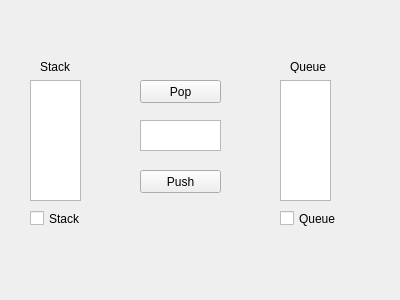
<?xml version="1.0" encoding="UTF-8"?>
<ui version="4.0">
 <class>Widget</class>
 <widget class="QWidget" name="Widget">
  <property name="geometry">
   <rect>
    <x>0</x>
    <y>0</y>
    <width>400</width>
    <height>300</height>
   </rect>
  </property>
  <property name="windowTitle">
   <string>Widget</string>
  </property>
  <widget class="QPushButton" name="pushButton">
   <property name="geometry">
    <rect>
     <x>140</x>
     <y>170</y>
     <width>81</width>
     <height>23</height>
    </rect>
   </property>
   <property name="text">
    <string>Push</string>
   </property>
  </widget>
  <widget class="QLabel" name="label">
   <property name="geometry">
    <rect>
     <x>40</x>
     <y>60</y>
     <width>47</width>
     <height>13</height>
    </rect>
   </property>
   <property name="text">
    <string>Stack</string>
   </property>
  </widget>
  <widget class="QLabel" name="label_2">
   <property name="geometry">
    <rect>
     <x>290</x>
     <y>60</y>
     <width>47</width>
     <height>13</height>
    </rect>
   </property>
   <property name="text">
    <string>Queue</string>
   </property>
  </widget>
  <widget class="QCheckBox" name="StackBox">
   <property name="geometry">
    <rect>
     <x>30</x>
     <y>210</y>
     <width>70</width>
     <height>17</height>
    </rect>
   </property>
   <property name="text">
    <string>Stack</string>
   </property>
  </widget>
  <widget class="QCheckBox" name="QueueBox">
   <property name="geometry">
    <rect>
     <x>280</x>
     <y>210</y>
     <width>70</width>
     <height>17</height>
    </rect>
   </property>
   <property name="text">
    <string>Queue</string>
   </property>
  </widget>
  <widget class="QPushButton" name="PopButton">
   <property name="geometry">
    <rect>
     <x>140</x>
     <y>80</y>
     <width>81</width>
     <height>23</height>
    </rect>
   </property>
   <property name="text">
    <string>Pop</string>
   </property>
  </widget>
  <widget class="QTextEdit" name="textEdit">
   <property name="geometry">
    <rect>
     <x>140</x>
     <y>120</y>
     <width>81</width>
     <height>31</height>
    </rect>
   </property>
  </widget>
  <widget class="QListWidget" name="listWidget">
   <property name="geometry">
    <rect>
     <x>30</x>
     <y>80</y>
     <width>51</width>
     <height>121</height>
    </rect>
   </property>
  </widget>
  <widget class="QListWidget" name="listWidget_2">
   <property name="geometry">
    <rect>
     <x>280</x>
     <y>80</y>
     <width>51</width>
     <height>121</height>
    </rect>
   </property>
  </widget>
 </widget>
 <layoutdefault spacing="6" margin="11"/>
 <resources/>
 <connections/>
</ui>
